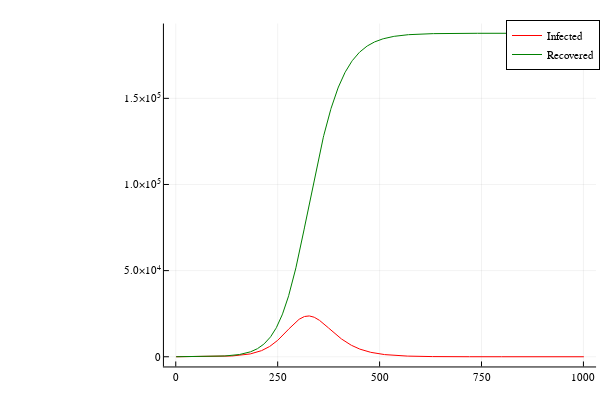

The notebook cell saved with this chart:
### Markdown cell above
Part c

### Code cell
function sir2(a,b,x0,timesteps)
  #x0=[S0,I0,R0], initial values of Susceptible,Infected,Recovered
  #a=infection rate, b=recovery rate
  
  x=zeros(3,timesteps+1)
  x[:,1]=x0
  for i=1:timesteps
    x[1,i+1]=x[1,i]-a*x[1,i]*x[2,i]
    x[2,i+1]=x[2,i]+a*x[1,i]*x[2,i]-b*x[2,i]
    x[3,i+1]=x[3,i]+b*x[2,i]
  end
  p=plot(1:timesteps+1,x[2,:],color="red", label="Infected")
  plot!(1:timesteps+1,x[3,:],color="green", label="Recovered")
  display(p)
  return x
end
k=sir2(a,b,x0,1000)

### Figure 1 — Plotly figure (JSON) as saved in the notebook; plotly's stock layout.template omitted (floating-point values rounded to 4 significant figures; data arrays with more than 128 entries replaced by an {"elided": "..."} marker saying what was removed)
{"data": [{"xaxis": "x1", "colorbar": {"title": ""}, "yaxis": "y1", "x": {"elided": "1001 int values"}, "showlegend": true, "mode": "lines", "name": "Infected", "zmin": null, "legendgroup": "Infected", "zmax": null, "line": {"color": "rgba(255, 0, 0, 1.000)", "shape": "linear", "dash": "solid", "width": 1}, "y": {"elided": "1001 float values"}, "type": "scatter"}, {"xaxis": "x1", "colorbar": {"title": ""}, "yaxis": "y1", "x": {"elided": "1001 int values"}, "showlegend": true, "mode": "lines", "name": "Recovered", "zmin": null, "legendgroup": "Recovered", "zmax": null, "line": {"color": "rgba(0, 128, 0, 1.000)", "shape": "linear", "dash": "solid", "width": 1}, "y": {"elided": "1001 float values"}, "type": "scatter"}], "layout": {"showlegend": true, "xaxis": {"showticklabels": true, "gridwidth": 0.5, "tickvals": [0, 250, 500, 750, 1000], "visible": true, "ticks": "inside", "range": [-29, 1031], "domain": [0.2732, 0.9934], "tickmode": "array", "linecolor": "rgba(0, 0, 0, 1.000)", "showgrid": true, "title": "", "mirror": false, "tickangle": 0, "showline": true, "gridcolor": "rgba(0, 0, 0, 0.100)", "titlefont": {"color": "rgba(0, 0, 0, 1.000)", "family": "sans-serif", "size": 15}, "tickcolor": "rgb(0, 0, 0)", "ticktext": ["0", "250", "500", "750", "1000"], "zeroline": false, "type": "-", "tickfont": {"color": "rgba(0, 0, 0, 1.000)", "family": "sans-serif", "size": 11}, "zerolinecolor": "rgba(0, 0, 0, 1.000)", "anchor": "y1"}, "paper_bgcolor": "rgba(255, 255, 255, 1.000)", "annotations": [], "height": 400, "margin": {"l": 0, "b": 20, "r": 0, "t": 20}, "plot_bgcolor": "rgba(255, 255, 255, 1.000)", "yaxis": {"showticklabels": true, "gridwidth": 0.5, "tickvals": [0, 50000, 100000, 150000], "visible": true, "ticks": "inside", "range": [-5634.0, 193400.0], "domain": [0.03762, 0.9902], "tickmode": "array", "linecolor": "rgba(0, 0, 0, 1.000)", "showgrid": true, "title": "", "mirror": false, "tickangle": 0, "showline": true, "gridcolor": "rgba(0, 0, 0, 0.100)", "titlefont": {"color": "rgba(0, 0, 0, 1.000)", "family": "sans-serif", "size": 15}, "tickcolor": "rgb(0, 0, 0)", "ticktext": ["0", "5.0×10<sup>4</sup>", "1.0×10<sup>5</sup>", "1.5×10<sup>5</sup>"], "zeroline": false, "type": "-", "tickfont": {"color": "rgba(0, 0, 0, 1.000)", "family": "sans-serif", "size": 11}, "zerolinecolor": "rgba(0, 0, 0, 1.000)", "anchor": "x1"}, "legend": {"yanchor": "auto", "xanchor": "auto", "bordercolor": "rgba(0, 0, 0, 1.000)", "bgcolor": "rgba(255, 255, 255, 1.000)", "font": {"color": "rgba(0, 0, 0, 1.000)", "family": "sans-serif", "size": 11}, "tracegroupgap": 0, "y": 1, "borderwidth": 1, "traceorder": "normal", "x": 1}, "width": 600}}
